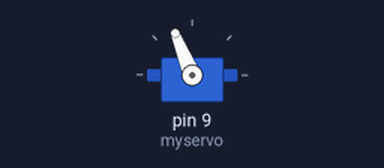
This sketch was run on a simulated Arduino Uno, built with avr-gcc and run on an emulated ATmega328P. Shown: servo.

Above: at 0.05 s.
At 1.5 s:
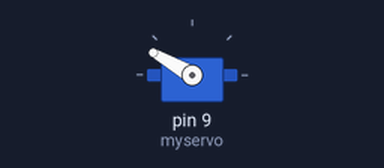
At 3.0 s:
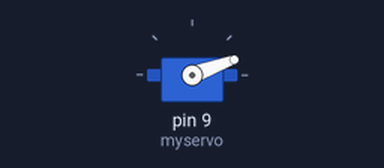
Timing chart, 0 to 6.9 s (numbered marks = the images above):
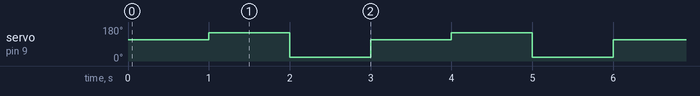

The sketch:

4.3_Servo.ino
```cpp
// Servo - Version: Latest
#include <Servo.h>

Servo myservo;

//112,150,20


void setup() {
    myservo.attach(9);
}

void loop() {
    myservo.write(112);
    delay(1000);

    myservo.write(150);
    delay(1000);

    myservo.write(20);
    delay(1000);
}
```

Measured:
- by itself, servo on pin 9 (myservo): repeats every 3.0 s: 20° 1.0 s, 112° 1.0 s, 150° 1.0 s
